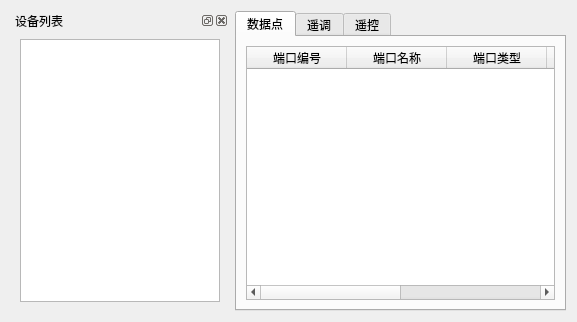
<?xml version="1.0" encoding="UTF-8"?>
<ui version="4.0">
 <class>WidgetBusiness</class>
 <widget class="QWidget" name="WidgetBusiness">
  <property name="geometry">
   <rect>
    <x>0</x>
    <y>0</y>
    <width>577</width>
    <height>322</height>
   </rect>
  </property>
  <property name="windowTitle">
   <string>Form</string>
  </property>
  <layout class="QGridLayout" name="gridLayout_2">
   <item row="0" column="0">
    <widget class="QDockWidget" name="dockWidget">
     <property name="sizePolicy">
      <sizepolicy hsizetype="Fixed" vsizetype="Preferred">
       <horstretch>0</horstretch>
       <verstretch>0</verstretch>
      </sizepolicy>
     </property>
     <property name="maximumSize">
      <size>
       <width>218</width>
       <height>524287</height>
      </size>
     </property>
     <property name="windowTitle">
      <string>设备列表</string>
     </property>
     <widget class="QWidget" name="dockWidgetContents">
      <layout class="QGridLayout" name="gridLayout">
       <item row="0" column="0">
        <widget class="QTreeWidget" name="treeWidget">
         <property name="sizePolicy">
          <sizepolicy hsizetype="Ignored" vsizetype="Ignored">
           <horstretch>0</horstretch>
           <verstretch>0</verstretch>
          </sizepolicy>
         </property>
         <property name="minimumSize">
          <size>
           <width>200</width>
           <height>0</height>
          </size>
         </property>
         <property name="headerHidden">
          <bool>true</bool>
         </property>
         <column>
          <property name="text">
           <string notr="true">1</string>
          </property>
         </column>
        </widget>
       </item>
      </layout>
     </widget>
    </widget>
   </item>
   <item row="0" column="1">
    <widget class="QTabWidget" name="tabWidget">
     <property name="layoutDirection">
      <enum>Qt::LeftToRight</enum>
     </property>
     <property name="tabPosition">
      <enum>QTabWidget::North</enum>
     </property>
     <property name="tabShape">
      <enum>QTabWidget::Rounded</enum>
     </property>
     <property name="currentIndex">
      <number>0</number>
     </property>
     <property name="documentMode">
      <bool>false</bool>
     </property>
     <widget class="QWidget" name="tab">
      <attribute name="title">
       <string>数据点</string>
      </attribute>
      <layout class="QGridLayout" name="gridLayout_4">
       <item row="0" column="0">
        <widget class="QTableWidget" name="twYCYX">
         <property name="contextMenuPolicy">
          <enum>Qt::CustomContextMenu</enum>
         </property>
         <property name="editTriggers">
          <set>QAbstractItemView::NoEditTriggers</set>
         </property>
         <column>
          <property name="text">
           <string>端口编号</string>
          </property>
         </column>
         <column>
          <property name="text">
           <string>端口名称</string>
          </property>
         </column>
         <column>
          <property name="text">
           <string>端口类型</string>
          </property>
         </column>
         <column>
          <property name="text">
           <string>端口状态</string>
          </property>
         </column>
         <column>
          <property name="text">
           <string>端口数据</string>
          </property>
         </column>
         <column>
          <property name="text">
           <string>是否启用</string>
          </property>
         </column>
        </widget>
       </item>
      </layout>
     </widget>
     <widget class="QWidget" name="tab_2">
      <attribute name="title">
       <string>遥调</string>
      </attribute>
      <layout class="QGridLayout" name="gridLayout_5">
       <item row="0" column="0">
        <widget class="QTableWidget" name="twYT">
         <property name="contextMenuPolicy">
          <enum>Qt::CustomContextMenu</enum>
         </property>
         <column>
          <property name="text">
           <string>端口编号</string>
          </property>
         </column>
         <column>
          <property name="text">
           <string>端口名称</string>
          </property>
         </column>
         <column>
          <property name="text">
           <string>端口类型</string>
          </property>
         </column>
         <column>
          <property name="text">
           <string>端口状态</string>
          </property>
         </column>
         <column>
          <property name="text">
           <string>端口数据</string>
          </property>
         </column>
         <column>
          <property name="text">
           <string>是否启用</string>
          </property>
         </column>
        </widget>
       </item>
      </layout>
     </widget>
     <widget class="QWidget" name="tab_3">
      <attribute name="title">
       <string>遥控</string>
      </attribute>
      <layout class="QGridLayout" name="gridLayout_6">
       <item row="0" column="0">
        <widget class="QTableWidget" name="twYK">
         <property name="contextMenuPolicy">
          <enum>Qt::CustomContextMenu</enum>
         </property>
         <column>
          <property name="text">
           <string>端口编号</string>
          </property>
         </column>
         <column>
          <property name="text">
           <string>端口名称</string>
          </property>
         </column>
         <column>
          <property name="text">
           <string>端口类型</string>
          </property>
         </column>
         <column>
          <property name="text">
           <string>端口状态</string>
          </property>
         </column>
         <column>
          <property name="text">
           <string>端口数据</string>
          </property>
         </column>
         <column>
          <property name="text">
           <string>是否启用</string>
          </property>
         </column>
        </widget>
       </item>
      </layout>
     </widget>
    </widget>
   </item>
  </layout>
 </widget>
 <resources/>
 <connections/>
</ui>
